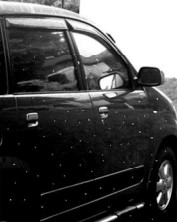
#> input picture Praktikum 4/mobil.jpg, 177 x 222 px
$ jupyter execute 'Praktikum 4.ipynb'
#> lines starting #> are read from the running program, lines starting #| are printed output that depends on the picture; after the words box and inside, x2 and y2 are one past the last pixel; in counts of white or black regions, pixels touching at a corner belong together
[cell 1]
import numpy as np
import cv2
import matplotlib.pyplot as plt

[cell 2]
img = cv2.imread('mobil.jpg')
#> img is the input picture: shape (222, 177, 3); min 0, max 255, mean 75.9

[cell 3]
img.shape
#> Out = (222, 177, 3)

[cell 4]
img = cv2.cvtColor(img, cv2.COLOR_BGR2GRAY)
#> img: shape (222, 177)

## Ketetanggaan Piksel

[cell 5]
copyCitra = img.copy().astype(float)

m1,n1 = copyCitra.shape
#> m1 = 222; n1 = 177
output1 = np.empty([m1,n1])

print("Shape CopyCitra : ", copyCitra.shape)
#| Shape CopyCitra :  (222, 177)
print("Shape output1 : ", output1.shape)
#| Shape output1 :  (222, 177)

print('m1 :', m1)
#| m1 : 222
print('n1 :', n1)
#| n1 : 177

[cell 6]
for baris in range (0, m1-n1):
    for kolom in range (0, n1-1):
        a = baris
        b = baris

        jumlah = copyCitra[a-1, b-1] + copyCitra[a-1,b] + copyCitra[a-1,b-1] +\
                 copyCitra[a,b-1] + copyCitra[a,b] + copyCitra[a,b+1] +\
                 copyCitra[a+1, b-1] + copyCitra[a+1,b] + copyCitra[a+1,b+1]

        output1[a+b] = 1/9*jumlah
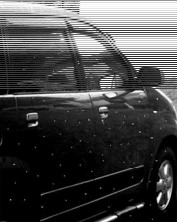
#> output1: shape (222, 177) float64; min 0, max 255, mean 70.8

[cell 7]
fig, axs = plt.subplots(1,2, figsize=(10,10))
ax = axs.ravel()

ax[0].imshow(img, cmap='gray')
ax[0].set_title('Input Citra')

ax[1].imshow(output1, cmap='gray')
ax[1].set_title('Output Citra')
plt.show()
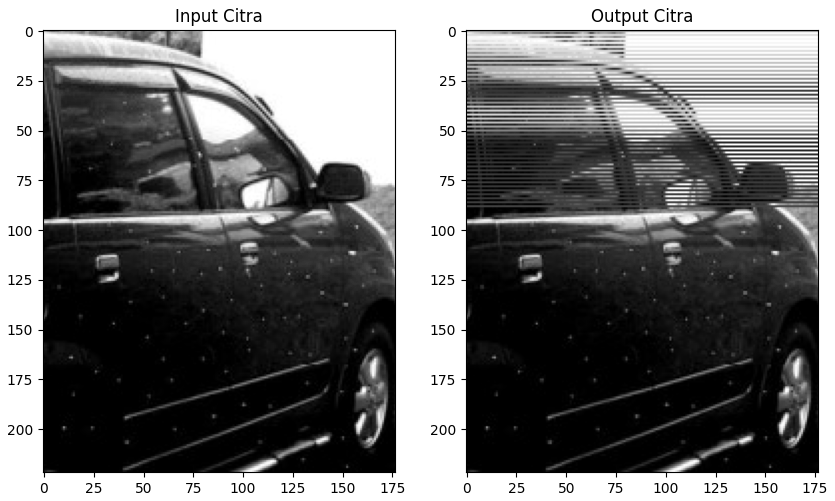
#> figure drawn by matplotlib, 2 panels

## Membuat Filter Median

[cell 8]
img_median = img.copy()
img_median = cv2.cvtColor(img_median, cv2.COLOR_BGR2RGB)
img_median_after = cv2.medianBlur(img_median, 5)
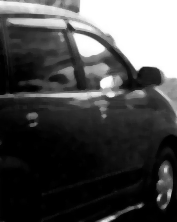
#> img_median_after: shape (222, 177, 3); min 0, max 255, mean 74

fig, axs = plt.subplots(1,2, figsize=(10,10))
ax = axs.ravel()

ax[0].imshow(img, cmap='gray')
ax[0].set_title('Gambar Asli')

ax[1].imshow(img_median_after, cmap='gray')
ax[1].set_title('Output Filter Median')
plt.show()
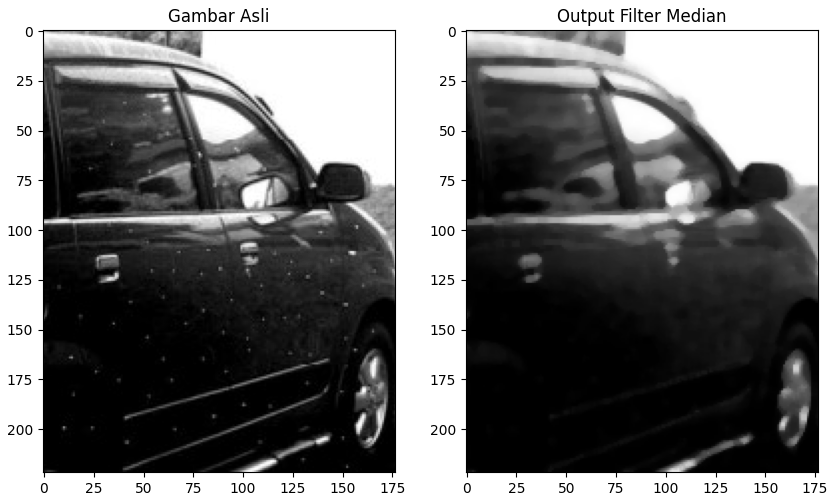
#> figure drawn by matplotlib, 2 panels

[cell 9]
citra1 = img.copy().astype(float)

for baris in range (0, m1-n1):
    for kolom in range (0, n1-1):
        a = kolom
        b = baris

    arr = np.array ([citra1[a-1,b-1], citra1[a-1,b], citra1[a-1,b+1],
                    citra1[a,b-1], citra1[a,b], citra1[a,b+1],
                    citra1[a+1,b-1], citra1[a+1,b], citra1[a+1,b+1]])

    minPiksel = np.amin(arr)
    maxPiksel = np.amax(arr)

    if citra1[baris, kolom] < minPiksel:
        output1[baris, kolom] = minPiksel
    else:
        if citra1[baris, kolom] > maxPiksel:
            output1[baris, kolom] = maxPiksel
        else:
            output1[baris, kolom] = citra1[baris, kolom]
#> this loop made 45 passes
#> (arr, minPiksel, maxPiksel) on passes 1 to 12: ([3, 2, 0, 4, 1, 0, 6, 3, 1], 0, 6), ([2, 0, 0, 1, 0, 0, 3, 1, 0], 0, 3), ([0, 0, 0, 0, 0, 0, 1, 0, 0], 0, 1), ([0, 0, 1, 0, 0, 0, 0, 0, 1], 0, 1), ([0, 1, 0, 0, 0, 0, 0, 1, 0], 0, 1), ([1, 0, 0, 0, 0, 0, 1, 0, 0], 0, 1), ([0, 0, 0, 0, 0, 0, 0, 0, 1], 0, 1), ([0, 0, 0, 0, 0, 0, 0, 1, 0], 0, 1), ([0, 0, 0, 0, 0, 0, 1, 0, 0], 0, 1), ([0, 0, 0, 0, 0, 0, 0, 0, 1], 0, 1), ([0, 0, 0, 0, 0, 0, 0, 1, 2], 0, 2), ([0, 0, 0, 0, 0, 0, 1, 2, 0], 0, 2)
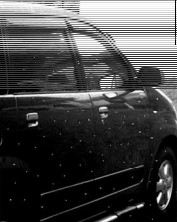
#> output1: shape (222, 177) float64; 0.11% of pixels changed, all inside (x1, y1, x2, y2) = (175, 0, 176, 45)

fig, axs = plt.subplots(1,2, figsize=(10,10))
ax = axs.ravel()

ax[0].imshow(citra1, cmap='gray')
ax[0].set_title("Citra 1")

ax[1].imshow(output1, cmap='gray')
ax[1].set_title("Output Hasil Batas")
